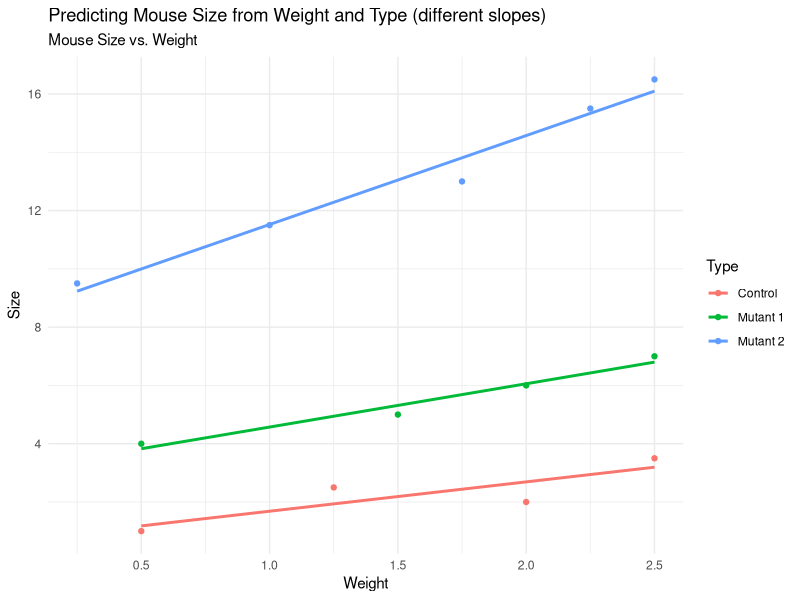

The R source for this figure:
library(ggplot2)

## In this example, we show how to do a t-test and regression at the same
## time...
Type <- factor(c(
  rep("Control", times = 4),
  rep("Mutant 1", times = 4),
  rep("Mutant 2", times = 5)
))
Weight <- c(
  0.5, 1.25, 2, 2.5,
  0.5, 1.5, 2, 2.5,
  0.25, 1, 1.75, 2.25, 2.5
)
Size <- c(
  1, 2.5, 2, 3.5,
  4, 5, 6, 7,
  9.5, 11.5, 13, 15.5, 16.5
)
# Weight <- c(2.4, 3.5, 4.4, 4.9, 1.7, 2.8, 3.2, 3.9)
# Size <- c(1.9, 3, 2.9, 3.7, 2.8, 5.3, 8.9, 11.8)
print(model.matrix(~ Type * Weight))

model <- lm(Size ~ Type * Weight)
print(summary(model))


# plot the data with a scatter plot
# draw line for their respective best fit lines
p <- ggplot(data.frame(Type, Weight, Size), aes(
  x = Weight,
  y = Size,
  color = Type
)) +
  geom_point() +
  geom_smooth(method = "lm", se = FALSE) +
  labs(
    title = "Predicting Mouse Size from Weight and Type (different slopes)",
    subtitle = "Mouse Size vs. Weight",
    x = "Weight",
    y = "Size"
  ) +
  theme_minimal()

print(p)
